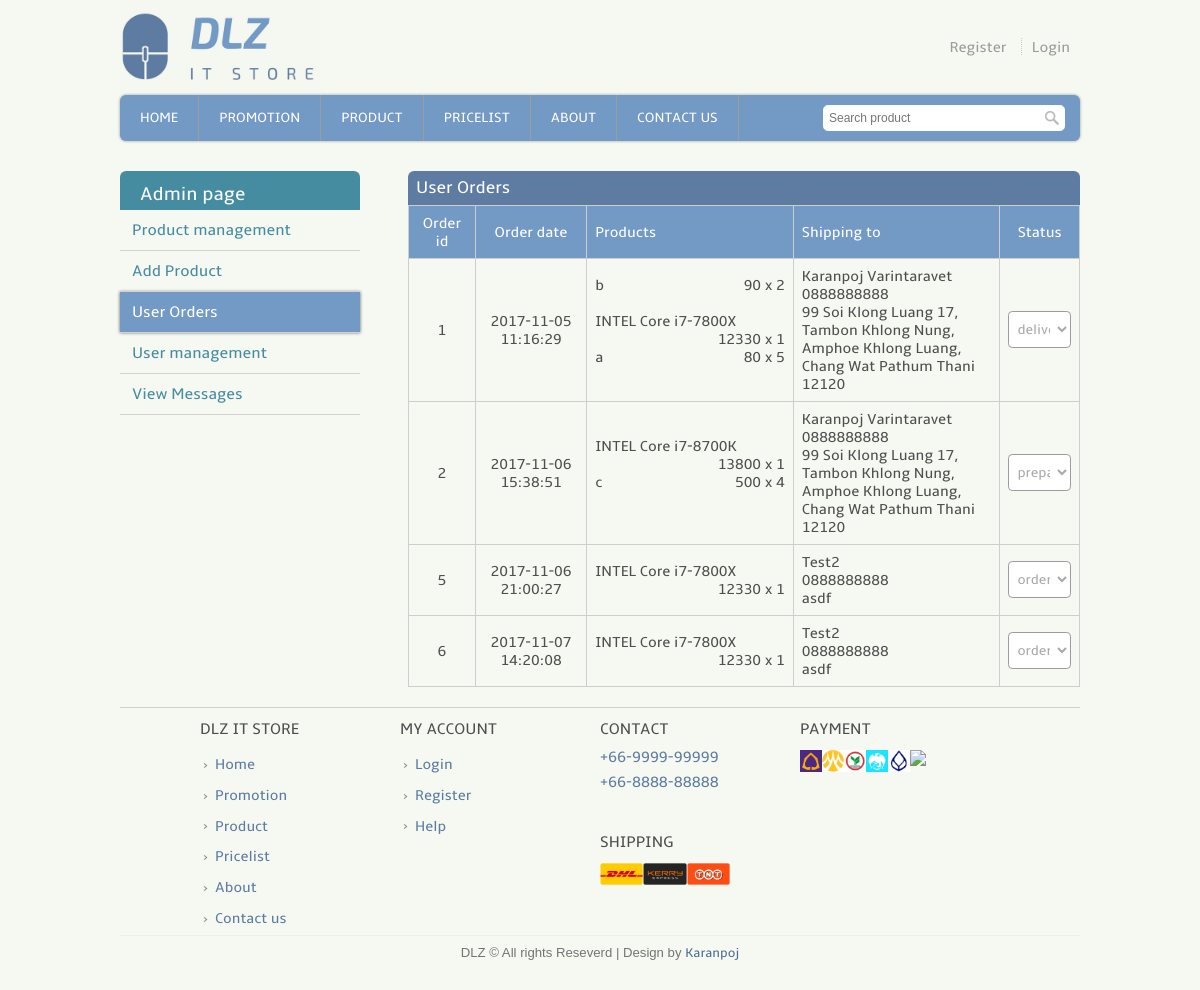
Page /admin_check_order.php on the committed database.
### tables this page shows
CREATE TABLE `user_order` (
  `order_id` int(11) NOT NULL,
  `user_id` int(11) DEFAULT NULL,
  `order_pros` text NOT NULL,
  `order_datetime` datetime DEFAULT NULL,
  `order_to` text,
  `order_cost` float NOT NULL,
  `status_id` int(11) NOT NULL
);

### template.class.php (called while the page is built, shortened)
<?php
    class Template {
        protected $file;
        protected $values = array();
        public function __construct($file) {
            $this->file = $file;
        }
        public function set($key, $value) {
            $this->values[$key] = $value;
        }
        public function output() {
            $output = file_get_contents($this->file);
            foreach ($this->values as $key => $value) {
            	$tagToReplace = "[@$key]";
            	$output = str_replace($tagToReplace, $value, $output);
            }
            return $output;
        }
    }
?>

### admin_check_order.php (the view, shortened to what this page needs)
<?PHP
    include("connect.php");
    include("template.class.php");
    if(!isset($_SESSION['username']))
    {
      $layout_header = new Template("layout_header.tpl");
      $layout_footer = new Template("layout_footer.tpl");
    }
    $layout_header->set('title','Order list : IT Online Shopping website');
    echo $layout_header->output();
?>
<div class='user_full'>
  <div class='user_left'>
    <table class="user_menu">
      <tr>
        <th>
          Admin page
        </th>
      </tr>
      <tr>
        <td>
          <a href="admin.php">Product management</a>
        </td>
      </tr>
      <tr>
        <td>
          <a href="admin_add_product.php">Add Product</a>
        </td>
      </tr>
      <tr>
        <td class="active">
          <a href="admin_check_order.php">User Orders</a>
        </td>
      </tr>
      <tr>
        <td>
          <a href="admin_user.php">User management</a>
        </td>
      </tr>
      <tr>
        <td>
          <a href="contact_read.php">View Messages</a>
        </td>
      </tr>
    </table>
  </div>
  <div class='ucart_right'>
    <form class="form_input" method="post" action="process.php">
      <div class="ucart_box" style="max-width: 1000px;">
        <h3>User Orders</h3>
        <table class="order_tb admin_order" width="100%">
          <tr>
            <th>Order id</th>
            <th>Order date</th>
            <th>Products</th>
            <th>Shipping to</th>
            <th>Status</th>
          </tr>
      <?PHP
      		$sql	= "select user_order.*,status.status_Name from user_order,status where user_order.status_id = status.status_id";
      		$result = $mysqli->query($sql) or die("error=$sql");
          while($row=$result->fetch_array()){
      ?>
          <tr>
            <td><?php echo $row['order_id']; ?></td>
            <td>
              <?php
                echo  $row['order_datetime'];
              ?>
            </td>
            <td>
              <?php
                $nline_pros = explode("@",$row['order_pros']);
                foreach ($nline_pros as $value) {
                  if(trim($value) != ""){
                    list($first,$second,$last) = explode("?", $value);
                    if($first != "" && $second != "" && $last != ""){
                      echo "<p>".trim($first)."<span style='float:right;'>".trim($second)." x ".trim($last)."</span></p><br>";
                    }
                  }
                }
              ?>
            </td>
            <td>
              <?php
                $nline_ship = explode("^",$row['order_to']);
                foreach ($nline_ship as $value) {
                  if(trim($value) != ""){
                    echo $value."<br>";
                  }
                }
              ?>
             </td>
            <td style="text-align: left;">
              <select style="margin-left: 0px;width: 100%" class="sortby_tool" onchange="location = value;" style="width: 100%;">
                <option value="admin_status_order.php?ostatus=1&oid=<?php echo $row['order_id']; ?>" <?php if($row['status_id']==1){echo "selected";} ?> >order receive</option>
                <option value="admin_status_order.php?ostatus=2&oid=<?php echo $row['order_id']; ?>" <?php if($row['status_id']==2){echo "selected";} ?> >prepare & package</option>
                <option value="admin_status_order.php?ostatus=3&oid=<?php echo $row['order_id']; ?>" <?php if($row['status_id']==3){echo "selected";} ?> >delivered</option>
              </select>
            </td>
          </tr>
      <?PHP
      	}
      ?>
        </table>
      </div>
    </form>
  </div>
<?php
  echo $layout_footer->output();
?>

### rows in the picture
user_order: order_id "1", order_datetime "2017-11-05 11:16:29", first "b", second "90", last "2", first "INTEL Core i7-7800X", second "12330", last "1", first "a", second "80", last "5", order_to "Karanpoj Varintaravet", order_to "0888888888", order_to "99 Soi Klong Luang 17, Tambon Khlong Nung, Amphoe Khlong Luang, Chang Wat Pathum Thani 12120", status "delivered"
user_order: order_id "2", order_datetime "2017-11-06 15:38:51", first "INTEL Core i7-8700K", second "13800", last "1", first "c", second "500", last "4", order_to "Karanpoj Varintaravet", order_to "0888888888", order_to "99 Soi Klong Luang 17, Tambon Khlong Nung, Amphoe Khlong Luang, Chang Wat Pathum Thani 12120", status "prepare & package"
user_order: order_id "5", order_datetime "2017-11-06 21:00:27", first "INTEL Core i7-7800X", order_cost "12330", status "1", order_to "Test2", order_to "0888888888", order_to "asdf", status "order receive"
user_order: order_id "6", order_datetime "2017-11-07 14:20:08", first "INTEL Core i7-7800X", second "12330", last "1", order_to "Test2", order_to "0888888888", order_to "asdf", status "order receive"

### other values in the picture
$layout_footer->output() "DLZ IT STORE Home Promotion Product Pricelist About Contact us MY ACCOUNT Login Register Help CONTACT +66-9999-99999 +66-8888-88888 SHIPPING PAYMENT DLZ © All rights Reseverd | Design by Karanpoj"
